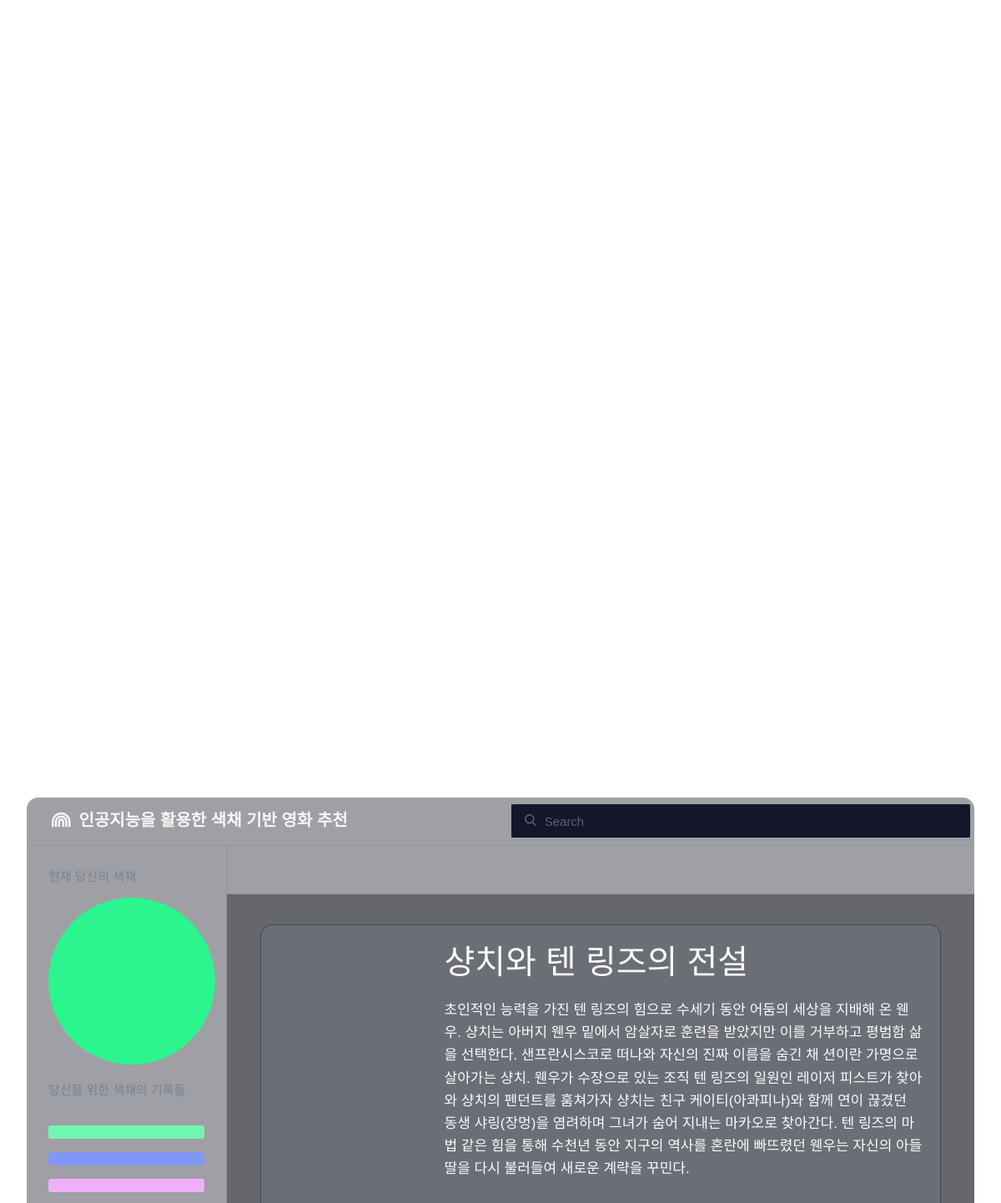
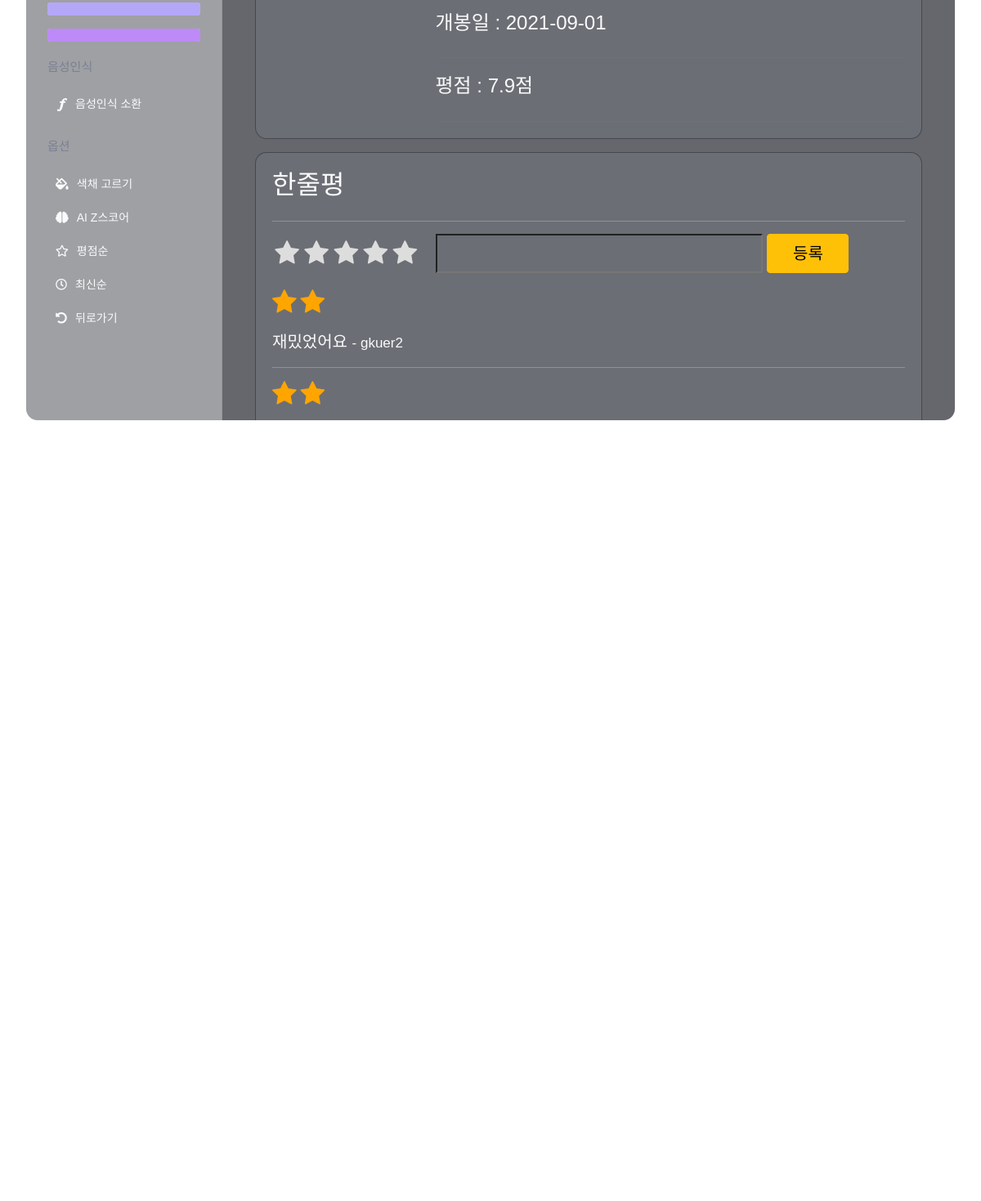
Page /movies/detail/6 (signed in) on the committed database (2 pictures, top to bottom).
### movies/models.py (models this page shows, shortened)
class UserColorRecord(models.Model):
    user = models.ForeignKey(settings.AUTH_USER_MODEL, on_delete=models.CASCADE)
    color = models.CharField(max_length=50)

class Movie(models.Model):
    title = models.CharField(max_length=50)
    overview = models.TextField()
    poster_url = models.TextField(null=True)
    naver_grade = models.FloatField(null=True)
    user_grade = models.IntegerField(null=True)
    release_date = models.TextField()

class MovieComment(models.Model):
    movie = models.ForeignKey(Movie, on_delete=models.CASCADE, related_name="comments")
    user = models.ForeignKey(settings.AUTH_USER_MODEL, on_delete=models.CASCADE, null=True)
    grade = models.IntegerField()
    content = models.CharField(max_length=50)

### accounts/models.py (models this page shows)
class User(AbstractUser):
    pass

### movies/views.py (the view)
# urls.py: path('detail/<int:movie_pk>', views.detail, name="detail"),
@login_required
def detail(request, movie_pk):
    movie = Movie.objects.get(id = movie_pk)
    colors = request.user.usercolorrecord_set.all()                # Color List
    last_color = colors[len(colors)-1]                             # Picked Color
    colors = reversed(colors)                                      # Color Sort(Recently)
    context = {
        'movie': movie,
        'colors': colors,
        'last_color': last_color,
    }
    return render(request,'movies/detail.html', context)

### movies/templates/movies/detail.html (shortened to what this page needs)
{% extends 'base.html' %}
{% load static %}
{% block option_import %}
<link rel="stylesheet" href="https://cdnjs.cloudflare.com/ajax/libs/font-awesome/4.7.0/css/font-awesome.min.css">
<link rel="stylesheet" href="{% static 'movies/css/detail.css' %}">
{% endblock option_import %}
{% block back_URL %} "{% url 'movies:index' 1 %}" {% endblock back_URL %}
{% block content %}
<div class="main-container">
  <div class="main-header">
  </div>
  <div class="content-wrapper">
    <div class="content-section mt-3">
      <div class="app-card">
        <span>
          <div class="row">
            <div class="col-3">
            </div>
        </span>
        <div class="col-9">
          <h1> {{ movie.title }} </h1>
          <div class="app-card__subtext">
            {{ movie.overview }}
          </div>
          <div class="app-card__subtext">
            <h4>개봉일 : {{ movie.release_date }}</h4>
          </div>
          <div class="app-card__subtext">
            <h4>평점 : {{ movie.naver_grade }}점</h4>
          </div>
        </div>
      </div>
    </div>
    <div class="content-section mt-3">
      <div class="app-card">
        <h2> 한줄평 </h2>
        <hr>
        <div>
          <form action="{% url 'movies:movie_comment' movie.pk %}" method="POST" name="myform" id="myform"
            class="d-flex">
            <div id="full-stars-example-two">
              <div class="rating-group">
                <label aria-label="1 star" class="rating__label" for="rating3-1"><i
                    class="rating__icon rating__icon--star fa fa-star"></i></label>
                <label aria-label="2 stars" class="rating__label" for="grade-2"><i
                    class="rating__icon rating__icon--star fa fa-star"></i></label>
                <label aria-label="3 stars" class="rating__label" for="grade-3"><i
                    class="rating__icon rating__icon--star fa fa-star"></i></label>
                <label aria-label="4 stars" class="rating__label" for="grade-4"><i
                    class="rating__icon rating__icon--star fa fa-star"></i></label>
                <label aria-label="5 stars" class="rating__label" for="grade-5"><i
                    class="rating__icon rating__icon--star fa fa-star"></i></label>
              </div>
            </div>
            <input type="text" name="content" style="background: none; margin-left: 20px; width: 400px; color:white;">
            <button class="btn btn-warning" style="font-weight: 500px; font-size: 20px; margin-left: 5px; width:100px;">
              등록</button>
          </form>
        </div>
        <div class="app-card__subtext">
          {% for comment in movie.comments.all %}
          <div id="div{{ comment.id }}" onload="loadFunc()">
            {% if comment.grade == 1 %}
            <p><i class="rating__icon rating__icon--star fa fa-star"
                style="color:orange; cursor: pointer; padding: 0 0.1em; font-size: 2rem;"></i></p>
            {% elif comment.grade == 2%}
            <p><i class="rating__icon rating__icon--star fa fa-star"
                style="color:orange; cursor: pointer; font-size: 2rem;"></i>
              <i class="rating__icon rating__icon--star fa fa-star"
                style="color:orange; cursor: pointer; font-size: 2rem;"></i>
            </p>
            {% endif %}
            <h5 style="display:inline;">{{ comment.content }} </h5>- {{ comment.user}}
          </div>
          <hr>
          {% endfor %}
        </div>
      </div>
    </div>
  </div>
</div>
{% endblock content %}

### templates/base.html (shortened to what this page needs)
{% load static %}
<!DOCTYPE html>
<html lang="ko">
  <head>
    <link rel="stylesheet" href="https://cdnjs.cloudflare.com/ajax/libs/normalize/5.0.0/normalize.min.css">
    <link href="https://cdn.jsdelivr.net/npm/bootstrap@5.1.3/dist/css/bootstrap.min.css" rel="stylesheet"
>
    <link rel="stylesheet" href="https://pro.fontawesome.com/releases/v5.10.0/css/all.css"/>
    <link rel="stylesheet" href="{% static 'css/base.css' %}">
    {% block option_import %}{% endblock option_import %}
  </head>
  <body style="font-family: 'Noto Sans KR', sans-serif;">
    <div class="video-bg">
      <video width="320" height="240" autoplay loop muted>
        <source src="{% static 'videos/background.mp4' %}" type="video/mp4">
      </video>
    </div>
    <div class="app">
      <div class="header" style="padding: 0px;">
        <div class="header-menu">
          <a class="menu-link " href="{% url 'movies:index' 1 %}"
            style="font-size: 20px; color: white; font-weight: bolder; opacity: 0.9;"> <i class="fas fa-rainbow" style="margin-right:10px; "></i>인공지능을 활용한 색채 기반 영화 추천</a>
        </div>
        <form action="{% url 'movies:index' 4 %}">
        <div class="search-bar" style="max-width: 2000px; margin-left: 150px;">
          <input id="searchInput" name="searchData" type="text" placeholder="Search" style="width:550px; border-radius: 1%">
        </div>
        </form>
        <div class="header-profile d-flex justify-content-center align-items-center">
        </div>
      </div>
      <div class="wrapper">
        <div class="left-side">
          <div class="side-wrapper">
            <div class="side-title">현재 당신의 색채</div>
            <div class="side-menu">
              <div
                style="width:200px; height:200px; border-radius:50%; opacity: 0.9; background: {{ last_color.color }};">
              </div>
            </div>
          </div>
          <div class="side-wrapper">
            <div class="side-title">당신을 위한 색채의 기록들</div>
            <div class="side-menu">
              {% for color in colors %}
              <div class="progress mt-3">
                <div class="progress-bar" role="progressbar" style="width: 100%; opacity: 0.6; background-color: {{ color.color }};"
                  aria-valuenow="100" aria-valuemin="0" aria-valuemax="100"></div>
              </div>
              {% endfor %}
            </div>
          </div>
          <div class="side-wrapper">
            <div class="side-title">음성인식</div>
            <div class="side-menu">
              <a href="#">
                음성인식 소환
              </a>
            </div>
          </div>
          <div class="side-wrapper">
            <div class="side-title">옵션</div>
            <div class="side-menu">
              <a href="{% url 'movies:choice' %}">
                <i class="fas fa-fill-drip" style="margin-right: 10px;"></i>
                색채 고르기
              </a>
              <a href="{% url 'movies:index' 1 %}">
                <i class="fas fa-brain" style="margin-right: 10px;"></i>
                AI Z스코어
              </a>
              <a href="{% url 'movies:index' 2 %}">
                <i class="far fa-star" style="margin-right: 10px;"></i>
                평점순
              </a>
              <a href="{% url 'movies:index' 3 %}">
                <i class="far fa-clock" style="margin-right: 10px;"></i>
                최신순
              </a>
              <a href={% block back_URL %} {% endblock back_URL %}>
                <i class="fas fa-undo-alt" style="margin-right: 10px;"></i>
                뒤로가기
              </a>
            </div>
          </div>
        </div>
        {% block content %}{% endblock content %}
      </div>
    </div>
  </body>
</html>

### static/css/base.css (style rules this page uses)
:root { --theme-bg-color: rgba(16 18 27 / 40%); --border-color: rgba(113 119 144 / 25%); --theme-color: #f9fafb; --inactive-color: rgb(113 119 144 / 78%); --body-font: "Poppins", sans-serif; --hover-menu-bg: rgba(12 15 25 / 30%); --content-title-color: #999ba5; --content-bg: rgb(146 151 179 / 13%); --button-inactive: rgb(249 250 251 / 55%); --dropdown-bg: #21242d; --dropdown-hover: rgb(42 46 60); --popup-bg: rgb(22 25 37); --search-bg: #14162b; --overlay-bg: rgba(36, 39, 59, 0.3); --scrollbar-bg: rgb(1 2 3 / 40%); }
body { font-family: var(--body-font); background-image: url('/static/images/background.png'); background-size: cover; background-position: center; display: flex; justify-content: center; align-items: center; flex-direction: column; padding: 2em; width: 100%; height: 100vh; }
.video-bg { position: fixed; right: 0; top: 0; width: 100%; height: 100%; }
.video-bg video { width: 100%; height: 100%; -o-object-fit: cover; object-fit: cover; }
.app { background-color: var(--theme-bg-color); max-width: 1600px; max-height: 1000px; height: 90vh; display: flex; flex-direction: column; overflow: hidden; width: 100%; border-radius: 14px; backdrop-filter: blur(20px); -webkit-backdrop-filter: blur(20px); font-size: 15px; font-weight: 500; }
.header { display: flex; align-items: center; flex-shrink: 0; height: 58px; width: 100%; border-bottom: 1px solid var(--border-color); padding: 0 30px; white-space: nowrap; }
.header-menu { display: flex; align-items: center; }
.header-menu a { padding: 20px 30px; text-decoration: none; color: var(--inactive-color); border-bottom: 2px solid transparent; transition: 0.3s; }
.search-bar { height: 40px; display: flex; width: 100%; max-width: 400px; padding-left: 16px; border-radius: 4px; }
.search-bar input { width: 100%; height: 100%; border: none; background-color: var(--search-bg); border-radius: 4px; font-family: var(--body-font); font-size: 15px; font-weight: 500; padding: 0 20px 0 40px; box-shadow: 0 0 0 2px rgba(134, 140, 160, 0.02); background-size: 14px; background-repeat: no-repeat; background-position: 16px 48%; color: var(--theme-color); }
.search-bar input::placeholder { font-family: var(--body-font); color: var(--inactive-color); font-size: 15px; font-weight: 500; }
.header-profile { display: flex; align-items: center; padding: 0 16px 0 40px; margin-left: auto; flex-shrink: 0; }
.wrapper { display: flex; flex-grow: 1; overflow: hidden; }
.left-side { flex-basis: 240px; border-right: 1px solid var(--border-color); padding: 26px; overflow: auto; flex-shrink: 0; }
.side-wrapper + .side-wrapper { margin-top: 20px; }
.side-title { color: var(--inactive-color); margin-bottom: 14px; }
.side-menu { display: flex; flex-direction: column; white-space: nowrap; }
.side-menu a { text-decoration: none; color: var(--theme-color); display: flex; align-items: center; font-weight: 400; padding: 10px; font-size: 14px; border-radius: 6px; transition: 0.3s; }
.side-menu svg { width: 16px; margin-right: 8px; }
.main-header { display: flex; align-items: center; border-bottom: 1px solid var(--border-color); height: 58px; flex-shrink: 0; }
.main-container { display: flex; flex-direction: column; flex-grow: 1; }
.content-wrapper { display: flex; flex-direction: column; color: var(--theme-color); padding: 20px 40px; height: 100%; overflow: auto; background-color: var(--theme-bg-color); }
.app-card { display: flex; flex-direction: column; width: 100%; font-size: 16px; background-color: var(--content-bg); border-radius: 14px; border: 1px solid var(--theme-bg-color); padding: 20px; cursor: pointer; transition: 0.3s ease; }
.app-card span { display: flex; align-items: center; }
.app-card__subtext { font-size: 17px; font-weight: 400; line-height: 1.6em; margin-top: 20px; border-bottom: 1px solid var(--border-color); padding-bottom: 20px; }

### movies/static/movies/css/detail.css (style rules this page uses)
#full-stars-example-two .rating-group { display: inline-flex; }
#full-stars-example-two .rating__icon { pointer-events: none; }
#full-stars-example-two .rating__label { cursor: pointer; padding: 0 0.1em; font-size: 2rem; }
#full-stars-example-two .rating__icon--star { color: orange; }
#full-stars-example-two .rating__input:checked ~ .rating__label .rating__icon--star { color: #ddd; }

### rows in the picture
Movie: title "샹치와 텐 링즈의 전설", overview "초인적인 능력을 가진 텐 링즈의 힘으로 수세기 동안 어둠의 세상을 지배해 온 웬우. 샹치는 아버지 웬우 밑에서 암살자로 훈련을 받았지만 이를 거부하고 평범함 삶을 선택한다. 샌프란시스코로 떠나와 자신의 진짜 이름을 숨긴 채 션이란 가명으로 살아가는 샹치. 웬우가 수장으로 있는 조직 텐 링즈의 일원인 레이저 피스트가 찾아와 샹치의 펜던트를 훔쳐가자 샹치는 친구 케이티(아콰피나)와 함께 연이 끊겼던 동생 샤링(장멍)을 염려하며 그녀가 숨어 지내는 마카오로 찾아간다. 텐 링즈의 마법 같은 힘을 통해 수천년 동안 지구의 역사를 혼란에 빠뜨렸던 웬우는 자신의 아들딸을 다시 불러들여 새로운 계략을 꾸민다.", release_date "2021-09-01", naver_grade "7.9"
MovieComment: grade 2 (drawn), content "재밌었어요", user "gkuer2"
MovieComment: grade 2 (drawn)
